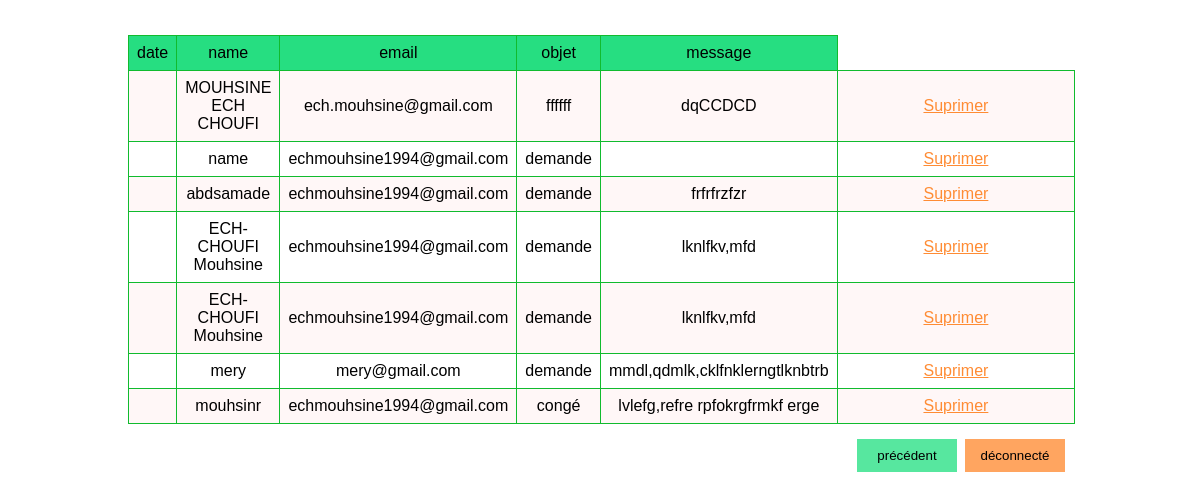
Page /modif/contact/contact_affiche.php (signed in) on the committed database.
### tables this page shows
CREATE TABLE `contct` (
  `id` int(30) NOT NULL,
  `date` date NOT NULL,
  `name` varchar(60) NOT NULL,
  `email` varchar(40) NOT NULL,
  `objet` varchar(30) NOT NULL,
  `message` varchar(30) NOT NULL
);

### modif/contact/contact_affiche.php (the view, shortened to what this page needs)
<?php
include("../../interdit.php");
$query_message22 = "SELECT * FROM contct";
$result22 = mysqli_query($con,$query_message22);
?>
<!DOCTYPE html>
<html lang="en">
<head>
    <link rel="stylesheet" href="../../assets/css/style1.css">
</head>
<body>
<table class="table1" border=1>
<tr>
            <td class="td1" >date </td>
            <td class="td1">name</td>
            <td class="td1">email</td>
            <td class="td1">objet</td>
            <td class="td1">message</td>
        </tr>
<?php
if(mysqli_num_rows($result22)>0 ){
    while($row22 = mysqli_fetch_assoc($result22) ) {
      ?>
      <tr>
        <td><?=$row22['datee'];?></td>
        <td><?=$row22['name'];?></td>
        <td><?=$row22['email'];?></td>
        <td><?=$row22['objet'];?></td>
        <td><?=$row22['message'];?></td>
        <td><a class="supp" href="contact_affiche.php?delete_dc=<?=$row22['id'];?>">Suprimer</a></td>
      </tr>
      <?php
    }
  }else{
    echo "0 result";
  }
?>
    </table>
    <form action="" method="POST">
        <button class="btn1" type=submit name="precedent">précédent</button>
        <button class="btn2" type=submit name="deconnecte">déconnecté</button>
    </form>
</body>
</html>

### assets/css/style1.css (style rules this page uses)
.table1 { margin-top: 35px; margin-left: 120px; margin-right: 50px; font-family: "Trebuchet MS", Arial, Helvetica, sans-serif; border-collapse: collapse; border-style: solid; border: 10px; width: 80%; text-align: center; }
.table1 td, .table1 th { border: 1px solid #11bb2e; padding: 8px; }
.td1 { background-color: #26de81; width: 20px; }
.table1 tr:nth-child(even) { background-color: #fff7f7; }
.supp { color: #ff8c34; }
.btn1 { background-color: #26de81; float: right; margin-right: 235px; margin-top: 15px; margin-bottom: 20px; height: 33px; border: none; width: 100px; }
.btn2 { background-color: #ff8c34; float: right; margin-right: -208px; margin-top: 15px; margin-bottom: 20px; height: 33px; border: none; width: 100px; }

### rows in the picture
contct: name "MOUHSINE ECH CHOUFI", email "ech.mouhsine@gmail.com", objet "ffffff", message "dqCCDCD"
contct: name "name", email "echmouhsine1994@gmail.com", objet "demande"
contct: name "abdsamade", email "echmouhsine1994@gmail.com", objet "demande", message "frfrfrzfzr"
contct: name "ECH-CHOUFI Mouhsine", email "echmouhsine1994@gmail.com", objet "demande", message "lknlfkv,mfd"
contct: name "ECH-CHOUFI Mouhsine", email "echmouhsine1994@gmail.com", objet "demande", message "lknlfkv,mfd"
contct: name "mery", email "mery@gmail.com", objet "demande", message "mmdl,qdmlk,cklfnklerngtlknbtrb"
contct: name "mouhsinr", email "echmouhsine1994@gmail.com", objet "congé", message "lvlefg,refre rpfokrgfrmkf erge"
